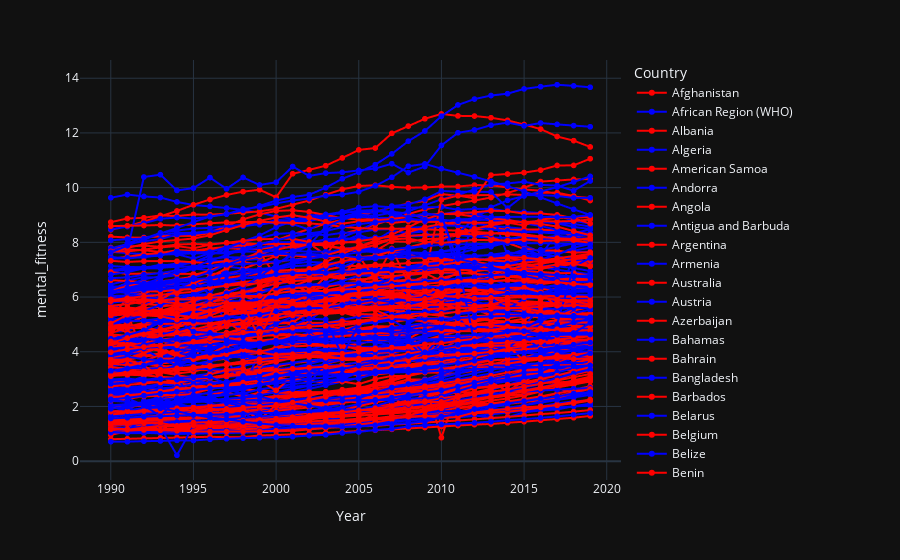

The notebook cell saved with this chart:
### Markdown cell above
### Display an express line graph

### Code cell
fig=pex.line(df,x='Year',y='mental_fitness',color='Country',markers=True,color_discrete_sequence=['red','blue'],template='plotly_dark')
fig.show()
